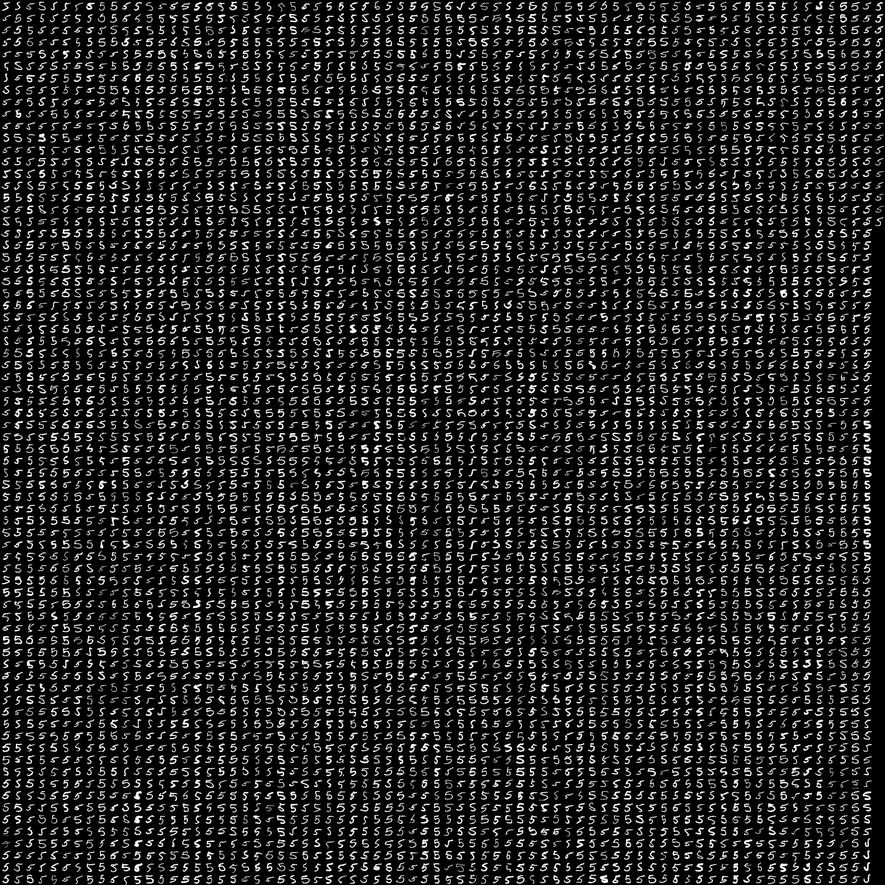
#> input picture Part1/images/5Train.png, 885 x 885 px
$ python imageLoad.py
#> lines starting #> are read from the running program, lines starting #| are printed output that depends on the picture
from PIL import Image
import matplotlib.pyplot as plt
import numpy as np

# Load and convert to grayscale
img = Image.open("../images/5Train.png").convert("L")
img_np = np.array(img)

H, W = img_np.shape
#> H = 885; W = 885
print(img_np.shape)
#| (885, 885)
# The grid seems roughly ~64x64; infer exact size by inspecting approximate cell size
rows = 64
cols = 64
digit_h = H // rows
#> digit_h = 13
digit_w = W // cols
#> digit_w = 13

# Extract patches
patches = []
for r in range(rows):
    for c in range(cols):
        patch = img_np[r*digit_h:(r+1)*digit_h, c*digit_w:(c+1)*digit_w]
        patches.append(patch)
#> after the loop, patches = 4096 items

# Show first N digits
N = 100
grid = int(np.sqrt(N))

fig, axes = plt.subplots(grid, grid, figsize=(8, 8))
idx = 0
for r in range(grid):
    for c in range(grid):
        axes[r, c].imshow(patches[idx], cmap='gray')
        axes[r, c].axis('off')
        idx += 1
#> after the loop, idx = 100

plt.tight_layout()
plt.show()
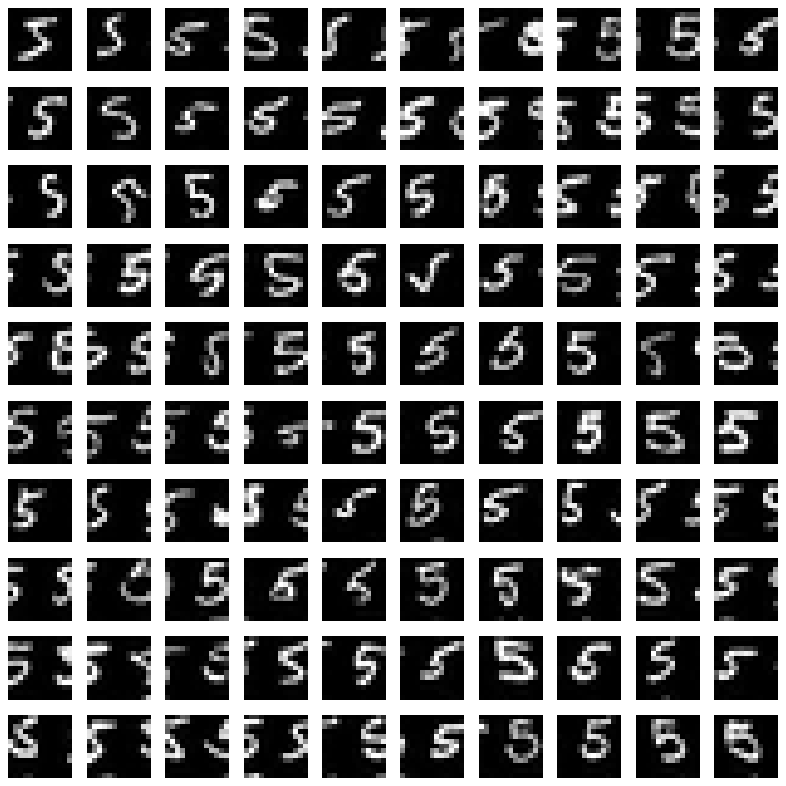
#> figure drawn by matplotlib, 100 panels
